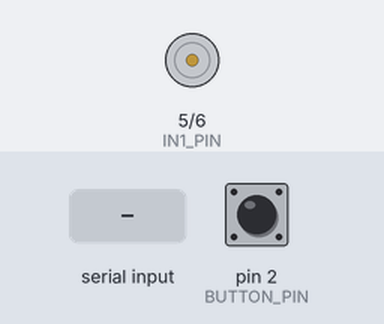
The sketch below on a simulated Arduino Uno, built with avr-gcc and run on an emulated ATmega328P. On the bench: motor-driver pin pairs drawn as motors (green arrow = first pin HIGH = forward, orange = second pin HIGH = backward, longer = more drive, scaled by the enable pin). Inputs (shaded band) come from the test bench; at power-on: pin 2 (BUTTON_PIN) HIGH. What the sketch prints to the serial monitor is not drawn.

Above: at 1.3 s.
1.4 s: pin 2 (BUTTON_PIN) pulled LOW for 0.15 s
At 2.4 s:
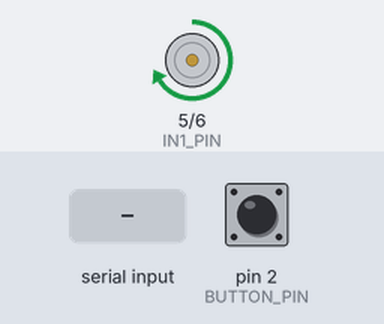
3.0 s: "PERSON_ON\n" received over Serial
At 3.7 s:
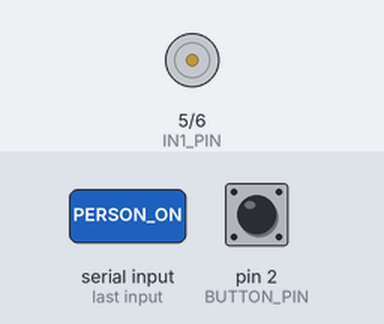
4.5 s: pin 2 (BUTTON_PIN) pulled LOW for 1 s
7.0 s: "PERSON_OFF\n" received over Serial
8.5 s: pin 2 (BUTTON_PIN) pulled LOW for 3.2 s
At 9.2 s:
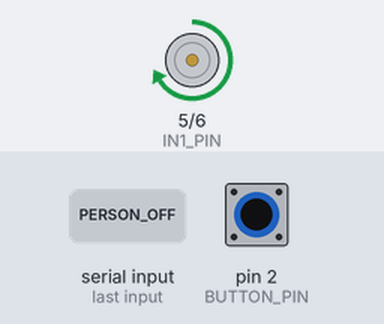
13.2 s: pin 2 (BUTTON_PIN) pulsed LOW 5 times (0.12 s each, 0.3 s apart)
At 13.39 s:
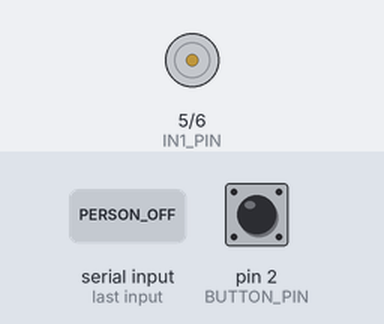
Timing chart, 0 to 16.2 s (numbered marks = the images above; inputs shaded):
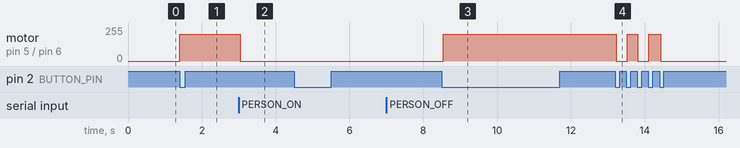

Measured:
- after the input at 1.4 s, motor on pin 5 (IN1_PIN) / pin 6 (IN2_PIN): stopped → forward 200/255 at once
- after the input at 3.0 s, motor on pin 5 (IN1_PIN) / pin 6 (IN2_PIN): forward 200/255 → stopped at once
- after the input at 4.5 s, every drawn part: stays the same
- after the input at 7.0 s, every drawn part: stays the same
- after the input at 8.5 s, motor on pin 5 (IN1_PIN) / pin 6 (IN2_PIN): stopped → forward 200/255 at once
- after the input at 13.2 s, motor on pin 5 (IN1_PIN) / pin 6 (IN2_PIN): alternates forward 200/255 for 0.31 s and stopped for 0.30 s, 5 changes in all, then stays stopped, starting at once

The sketch:

new_arduino.ino
```cpp
/*
 * 타워크레인 DC모터 제어 시스템
 * - L298N 모터 드라이버
 * - 버튼(컨트롤러) 입력
 * - 시리얼 통신으로 AI 객체감지 신호 수신
 *
 * [핀 연결]
 * IN1  → 아두이노 D5
 * IN2  → 아두이노 D6
 * ENA  → 아두이노 D9 (PWM)
 * 버튼 → 아두이노 D2
 */

// ========== 핀 정의 ==========
const int IN1_PIN     = 5;   // L298N IN1 (모터 드라이버 입력 1)
const int IN2_PIN     = 6;   // L298N IN2 (모터 드라이버 입력 2)
const int ENA_PIN     = 9;   // L298N ENA (PWM 속도제어 핀)
const int BUTTON_PIN  = 2;   // 컨트롤러 버튼 핀

// ========== 모터 설정 ==========
const int MOTOR_SPEED = 200; // 모터 속도 (0~255, ENA 핀에 적용)

// ========== 상태 변수 ==========
bool humanDetected   = false; // AI 감지 상태 (Python에서 PERSON_ON/OFF 신호로 제어)
bool motorRunning    = false; // 모터 동작 상태
bool motorAllowed    = false; // 사람 사라진 후 컨트롤러 버튼으로 모터 가동 승인 여부
bool lastButtonState = HIGH;  // 버튼 이전 상태 (풀업 저항 사용 시 초기 HIGH)

// ========== 시리얼 수신 버퍼 ==========
String serialBuffer = ""; // Python에서 오는 시리얼 데이터를 임시 저장

void setup() {
  Serial.begin(9600); // Python과 동일한 보드레이트 설정

  // 핀 모드 설정
  pinMode(IN1_PIN,    OUTPUT);
  pinMode(IN2_PIN,    OUTPUT);
  pinMode(ENA_PIN,    OUTPUT);
  pinMode(BUTTON_PIN, INPUT_PULLUP); // 내부 풀업 저항 사용

  motorStop(); // 초기 모터 정지

  Serial.println("=== 타워크레인 모터 제어 시스템 시작 ===");
  Serial.println("AI 신호: 'PERSON_ON'  → 사람 감지됨");
  Serial.println("AI 신호: 'PERSON_OFF' → 사람 벗어남");
}

void loop() {
  // 1. AI 감지 신호 수신 (시리얼)
  receiveAISignal();

  // 2. 컨트롤러 버튼 읽기
  checkButton();

  // 3. 모터 제어 로직
  controlMotor();

  delay(50); // 짧은 지연으로 안정적인 동작 유지
}

// ========== AI 신호 수신 ==========
void receiveAISignal() {
  while (Serial.available() > 0) { // 시리얼 데이터가 있을 때까지 읽기
    char c = Serial.read(); // 한 글자씩 읽기

    if (c == '\n') { // 개행 문자(newline)가 오면 메시지 끝
      serialBuffer.trim(); // 수신된 문자열의 앞뒤 공백 제거

      if (serialBuffer == "PERSON_ON") {
        humanDetected = true; // 사람 감지 상태로 변경
        motorAllowed  = false; // 사람이 감지되면 모터 가동 승인 초기화 (안전 최우선)
        Serial.println("[AI] 사람 감지 → 모터 즉시 정지");
      }
      else if (serialBuffer == "PERSON_OFF") {
        humanDetected = false; // 사람 미감지 상태로 변경
        Serial.println("[AI] 사람 벗어남 → 버튼 누르면 재가동");
      }

      serialBuffer = ""; // 버퍼 초기화
    } else {
      serialBuffer += c; // 버퍼에 문자 추가
    }
  }
}

// ========== 버튼 입력 (엣지 감지) ==========
void checkButton() {
  bool currentButtonState = digitalRead(BUTTON_PIN);

  // 버튼 눌림 감지 (HIGH→LOW, 풀업 기준)
  if (lastButtonState == HIGH && currentButtonState == LOW) {
    if (!humanDetected) { // 사람이 감지되지 않았을 때만 버튼 동작 허용
      motorAllowed = !motorAllowed; // 모터 가동 승인 상태 토글
      Serial.print("[CTRL] 버튼 입력 → 모터 ");
      Serial.println(motorAllowed ? "가동 승인" : "정지 명령");
    } else {
      Serial.println("[CTRL] 버튼 입력 무시 → 사람 감지 중");
    }
  }

  lastButtonState = currentButtonState; // 현재 버튼 상태 저장
}

// ========== 모터 제어 로직 ==========
void controlMotor() {
  if (humanDetected) {
    // 최우선: 사람 감지 → 즉시 정지
    if (motorRunning) {
      motorStop();
      motorRunning = false;
    }
  }
  else if (motorAllowed && !motorRunning) {
    // 사람 없음 + 버튼 승인 + 모터 정지 상태 → 모터 가동
    motorForward();
    motorRunning = true;
  }
  else if (!motorAllowed && motorRunning) {
    // 버튼으로 정지 명령 (motorAllowed가 false가 되면)
    motorStop();
    motorRunning = false;
  }
}

// ========== 모터 드라이버 함수 ==========
void motorForward() {
  digitalWrite(IN1_PIN, HIGH); // 모터 정방향 회전
  digitalWrite(IN2_PIN, LOW);
  analogWrite(ENA_PIN, MOTOR_SPEED); // 설정된 속도로 모터 회전
  Serial.println("[MOTOR] 정방향 회전 시작 (360° 연속)");
}

void motorStop() {
  digitalWrite(IN1_PIN, LOW); // 모터 정지
  digitalWrite(IN2_PIN, LOW);
  analogWrite(ENA_PIN, 0); // 모터 속도 0
  Serial.println("[MOTOR] 정지");
}
```
